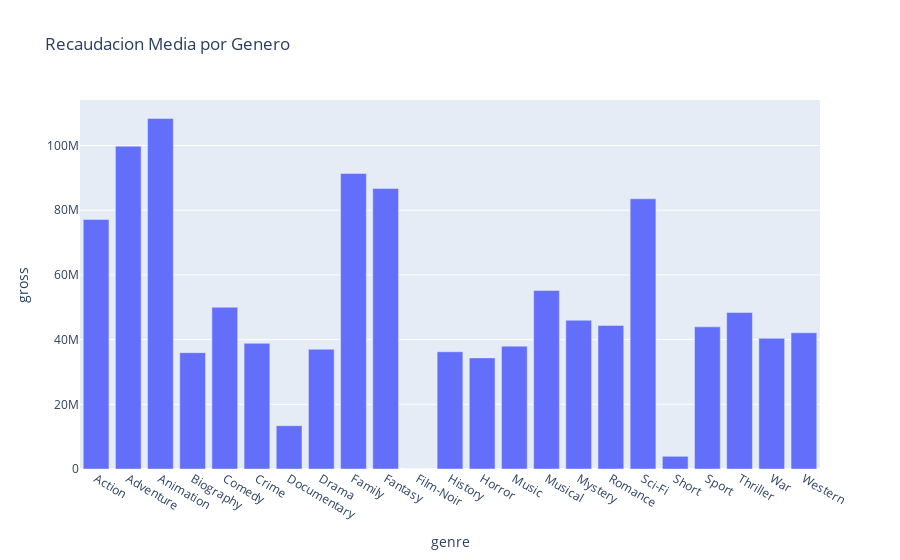
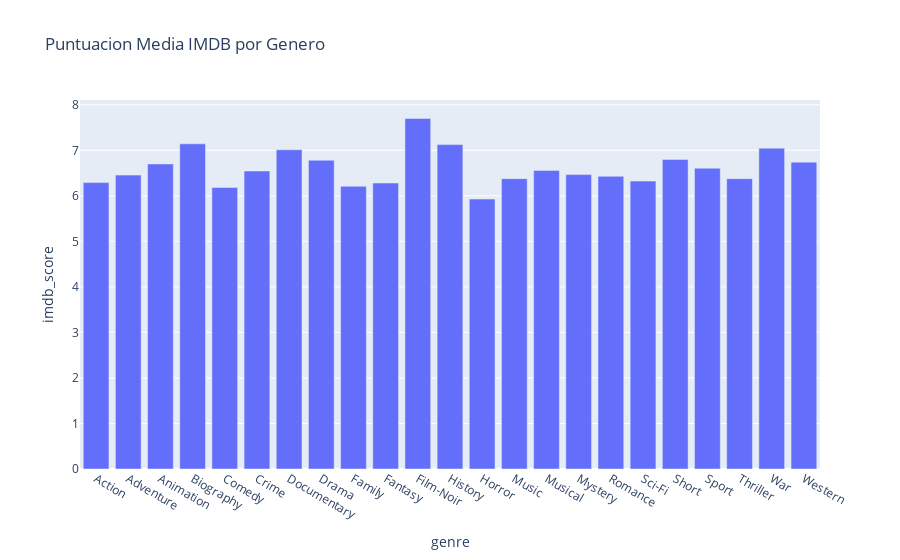
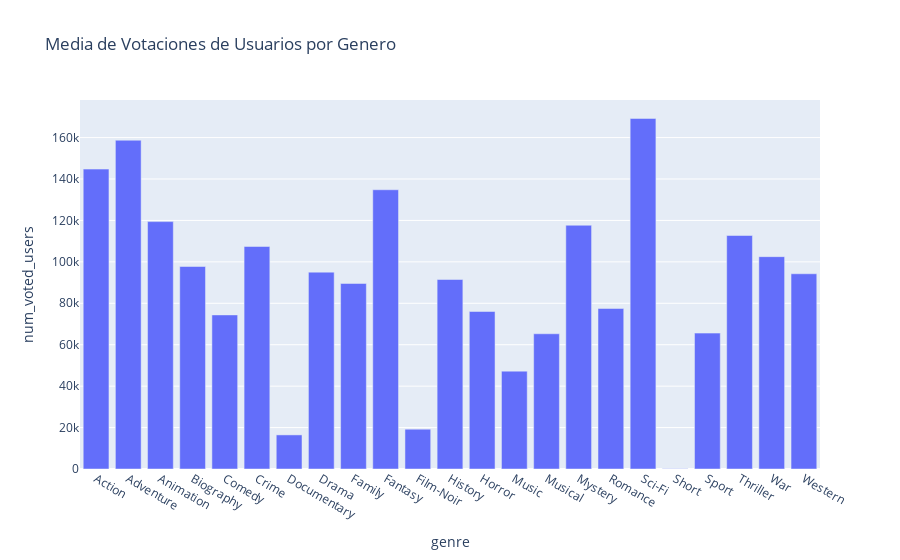
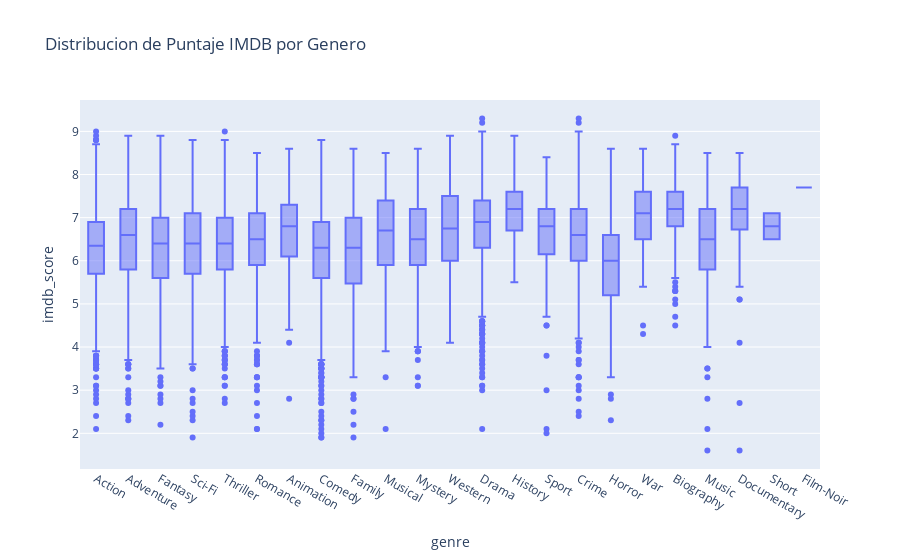

Notebook cell for these charts, in order:
### Code cell
# Pruebas de funcionamiento, también tarea del estudiante:

plotly_genre_analysis(tabla_completa)

### Figure 1 — Plotly figure (JSON) as saved in the notebook; plotly's stock layout.template omitted (floating-point values rounded to 4 significant figures)
{"data": [{"hovertemplate": "genre=%{x}<br>gross=%{y}<extra></extra>", "legendgroup": "", "marker": {"color": "#636efa", "pattern": {"shape": ""}}, "name": "", "orientation": "v", "showlegend": false, "textposition": "auto", "type": "bar", "x": ["Action", "Adventure", "Animation", "Biography", "Comedy", "Crime", "Documentary", "Drama", "Family", "Fantasy", "Film-Noir", "History", "Horror", "Music", "Musical", "Mystery", "Romance", "Sci-Fi", "Short", "Sport", "Thriller", "War", "Western"], "xaxis": "x", "y": [77140000.0, 99800000.0, 108400000.0, 35970000.0, 50000000.0, 38850000.0, 13380000.0, 37020000.0, 91340000.0, 86690000.0, 7927.0, 36240000.0, 34350000.0, 37970000.0, 55190000.0, 45980000.0, 44380000.0, 83530000.0, 3926000.0, 43950000.0, 48400000.0, 40390000.0, 42110000.0], "yaxis": "y"}], "layout": {"barmode": "relative", "legend": {"tracegroupgap": 0}, "title": {"text": "Recaudacion Media por Genero"}, "xaxis": {"anchor": "y", "domain": [0, 1], "title": {"text": "genre"}}, "yaxis": {"anchor": "x", "domain": [0, 1], "title": {"text": "gross"}}}}

### Figure 2 — Plotly figure (JSON) as saved in the notebook; plotly's stock layout.template omitted (floating-point values rounded to 4 significant figures)
{"data": [{"hovertemplate": "genre=%{x}<br>imdb_score=%{y}<extra></extra>", "legendgroup": "", "marker": {"color": "#636efa", "pattern": {"shape": ""}}, "name": "", "orientation": "v", "showlegend": false, "textposition": "auto", "type": "bar", "x": ["Action", "Adventure", "Animation", "Biography", "Comedy", "Crime", "Documentary", "Drama", "Family", "Fantasy", "Film-Noir", "History", "Horror", "Music", "Musical", "Mystery", "Romance", "Sci-Fi", "Short", "Sport", "Thriller", "War", "Western"], "xaxis": "x", "y": [6.291, 6.456, 6.701, 7.142, 6.185, 6.546, 7.012, 6.782, 6.21, 6.281, 7.7, 7.126, 5.928, 6.378, 6.559, 6.466, 6.429, 6.324, 6.8, 6.607, 6.378, 7.048, 6.74], "yaxis": "y"}], "layout": {"barmode": "relative", "legend": {"tracegroupgap": 0}, "title": {"text": "Puntuacion Media IMDB por Genero"}, "xaxis": {"anchor": "y", "domain": [0, 1], "title": {"text": "genre"}}, "yaxis": {"anchor": "x", "domain": [0, 1], "title": {"text": "imdb_score"}}}}

### Figure 3 — Plotly figure (JSON) as saved in the notebook; plotly's stock layout.template omitted (floating-point values rounded to 4 significant figures)
{"data": [{"hovertemplate": "genre=%{x}<br>num_voted_users=%{y}<extra></extra>", "legendgroup": "", "marker": {"color": "#636efa", "pattern": {"shape": ""}}, "name": "", "orientation": "v", "showlegend": false, "textposition": "auto", "type": "bar", "x": ["Action", "Adventure", "Animation", "Biography", "Comedy", "Crime", "Documentary", "Drama", "Family", "Fantasy", "Film-Noir", "History", "Horror", "Music", "Musical", "Mystery", "Romance", "Sci-Fi", "Short", "Sport", "Thriller", "War", "Western"], "xaxis": "x", "y": [144800.0, 158700.0, 119400.0, 97760.0, 74390.0, 107400.0, 16460.0, 95040.0, 89560.0, 134800.0, 19240.0, 91480.0, 76030.0, 47240.0, 65280.0, 117700.0, 77500.0, 169200.0, 134.5, 65600.0, 112700.0, 102500.0, 94250.0], "yaxis": "y"}], "layout": {"barmode": "relative", "legend": {"tracegroupgap": 0}, "title": {"text": "Media de Votaciones de Usuarios por Genero"}, "xaxis": {"anchor": "y", "domain": [0, 1], "title": {"text": "genre"}}, "yaxis": {"anchor": "x", "domain": [0, 1], "title": {"text": "num_voted_users"}}}}

### Figure 4 — Plotly figure (JSON) as saved in the notebook; plotly's stock layout.template omitted (floating-point values rounded to 4 significant figures; data arrays with more than 128 entries replaced by an {"elided": "..."} marker saying what was removed)
{"data": [{"alignmentgroup": "True", "customdata": {"elided": "11542x1 str values"}, "hovertemplate": "genre=%{x}<br>imdb_score=%{y}<br>movie_title=%{customdata[0]}<extra></extra>", "legendgroup": "", "marker": {"color": "#636efa"}, "name": "", "notched": false, "offsetgroup": "", "orientation": "v", "showlegend": false, "type": "box", "x": {"elided": "11542 str values"}, "x0": " ", "xaxis": "x", "y": {"elided": "11542 float values"}, "y0": " ", "yaxis": "y"}], "layout": {"boxmode": "group", "legend": {"tracegroupgap": 0}, "title": {"text": "Distribucion de Puntaje IMDB por Genero"}, "xaxis": {"anchor": "y", "domain": [0, 1], "title": {"text": "genre"}}, "yaxis": {"anchor": "x", "domain": [0, 1], "title": {"text": "imdb_score"}}}}
